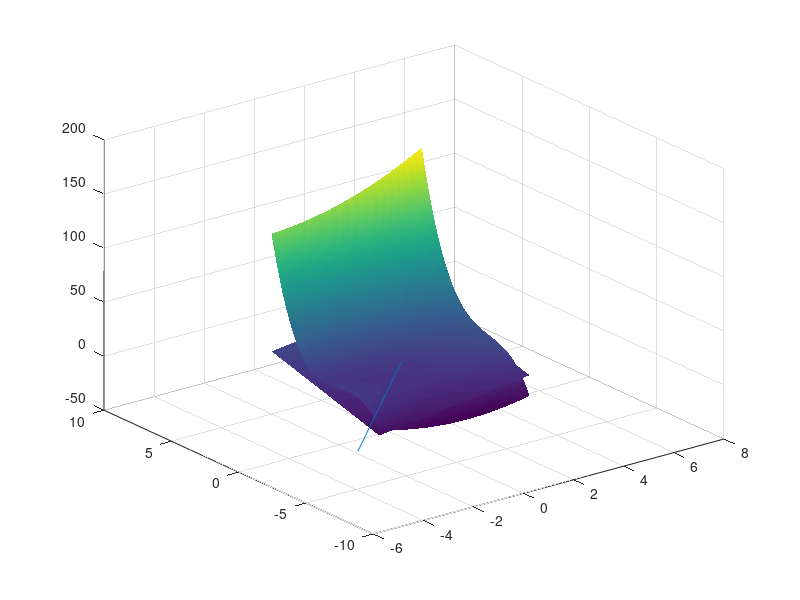

The MATLAB script that drew this image:
% Caner Topuz
% 090200358
% Lab 4 Question 1
clear;
clc;

x = linspace(-2,4,100);
y = linspace(-3,5,100);

[x2d, y2d] = meshgrid(x,y);

z = x2d.^2 + x2d.*y2d + y2d.^3 - 2;

surf(x2d,y2d,z);
shading interp;

hold on;
z2 = 3*x2d + 4*y2d - 6;
surf(x2d,y2d,z2);
shading interp;

hold on;
t = linspace(-2,2,100);
x3 = 1 - 3.*t;
y3 = 1 - 4.*t;
z3 = 1 + t;
plot3(x3,y3,z3);

hold off;